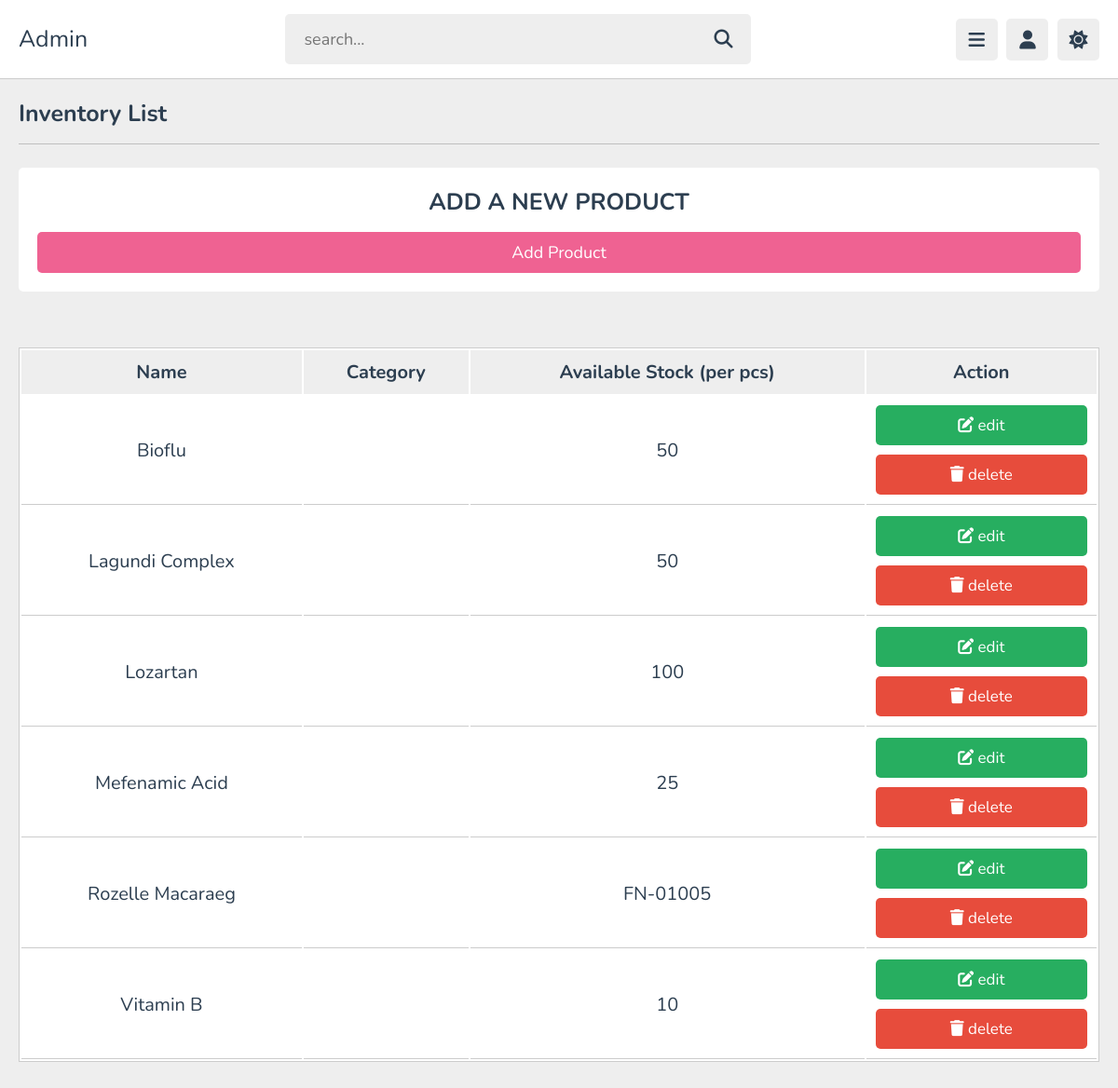
Page /modules_admin/admin_inventory.php (signed in) on the earlier database version.
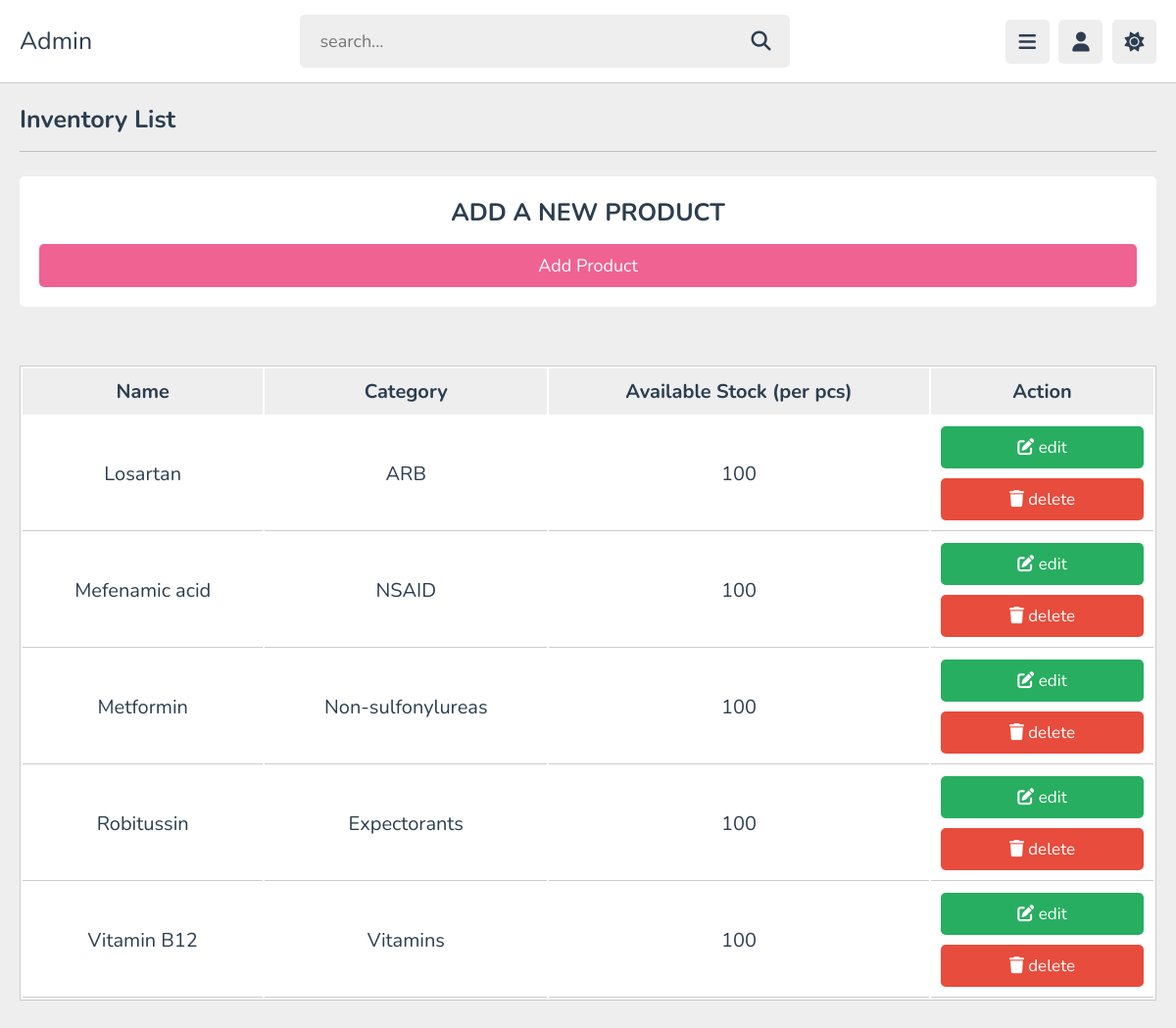
Same page on the later database version.
### tables this page shows
CREATE TABLE IF NOT EXISTS `inventory` (
  `id` int NOT NULL AUTO_INCREMENT,
  `name` varchar(255) NOT NULL,
  `type` varchar(255) NOT NULL,
  `quantity` varchar(255) NOT NULL,
  `image` varchar(255) NOT NULL,
  PRIMARY KEY (`id`)
);

### components/inventory/inventory_list.php (the view)
<section class="dashboard">
    <h1 class="heading">Inventory List</h1>
    <div class="box-container">
        <div class="box">
            <h3>ADD A NEW PRODUCT</h3>
            <a href="admin_inventory_add.php" class="btn">Add Product</a>
        </div>
    </div>
</section>
<div class="container">
    <div class="product-display">
        <table class="product-display-table">
            <thead>
                <tr>
                    <th>Name</th>
                    <th>Category</th>
                    <th>Available Stock (per pcs)</th>
                    <th>Action</th>
                </tr>
            </thead>
            <?php if(isset($_POST['submit'])) {
                $search_item = $_POST['search'];
                $select_users = mysqli_query($con, "SELECT * FROM `inventory` WHERE name LIKE '%{$search_item}%' ORDER BY name ASC") or die('query failed');
                    if(mysqli_num_rows($select_users) > 0) {
                        while($row = mysqli_fetch_assoc($select_users)) {
            ?>
                <tr>
                    <td>
                        <?php echo $row['name']; ?>
                    </td>
                    <td>
                        <?php echo $row['type']; ?>
                    </td>
                    <td>
                        <?php echo $row['quantity']; ?>
                    </td>
                    <td>
                        <a href="admin_inventory_update.php?edit=<?php echo $row['id']; ?>" class="btns"> <i class="fas fa-edit"></i> edit </a>
                        <a href="admin_inventory.php?delete=<?php echo $row['id']; ?>" class="btns"> <i class="fas fa-trash"></i> delete </a>
                    </td>
                </tr>
            <?php
                        }
                    }
                    else {
                        echo '<td colspan="4" class="empty">no result found!</td>';
                    }
                }
                else {
            ?>
            <?php $select = mysqli_query($con, "SELECT * FROM inventory ORDER BY name ASC");
                while($row = mysqli_fetch_assoc($select)) {
            ?>
                <tr>
                    <td>
                        <?php echo $row['name']; ?>
                    </td>
                    <td>
                        <?php echo $row['type']; ?>
                    </td>
                    <td>
                        <?php echo $row['quantity']; ?>
                    </td>
                    <td>
                        <a href="admin_inventory_update.php?edit=<?php echo $row['id']; ?>" class="btns"> <i class="fas fa-edit"></i> edit </a>
                        <a href="admin_inventory.php?delete=<?php echo $row['id']; ?>" class="btns"> <i class="fas fa-trash"></i> delete </a>
                    </td>
                </tr>
            <?php
                    }
                }
            ?>
        </table>
    </div>
</div>

Differences in the rows shown:
removed inventory: name "Bioflu", quantity "50"
removed inventory: name "Lagundi Complex", quantity "50"
removed inventory: name "Lozartan", quantity "100"
removed inventory: name "Mefenamic Acid", quantity "25"
removed inventory: name "Rozelle Macaraeg", quantity "FN-01005"
removed inventory: name "Vitamin B", quantity "10"
added inventory: name "Losartan", type "ARB", quantity "100"
added inventory: name "Mefenamic acid", type "NSAID", quantity "100"
added inventory: name "Metformin", type "Non-sulfonylureas", quantity "100"
added inventory: name "Robitussin", type "Expectorants", quantity "100"
added inventory: name "Vitamin B12", type "Vitamins", quantity "100"
